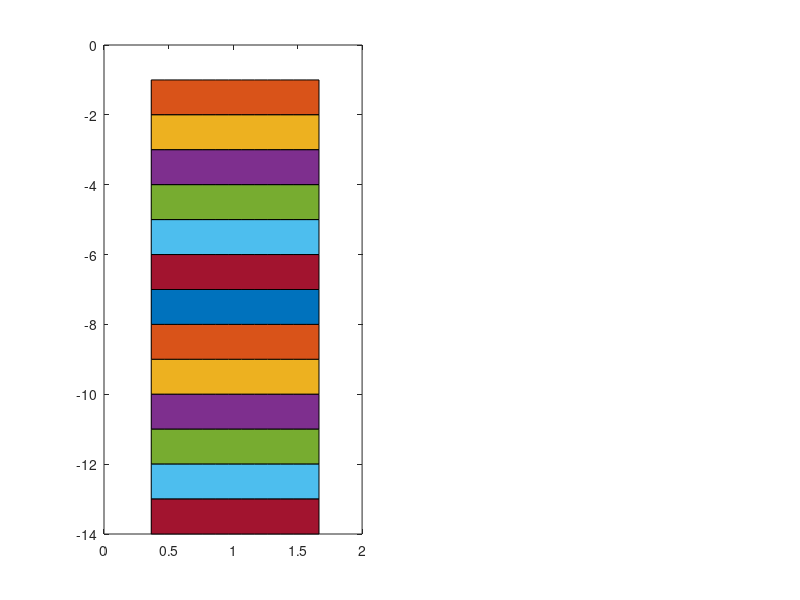

MATLAB code to generate this figure: (Note: this script raises an error after producing the figure.)
mu=0.8;

kd0=-1.8:.1:-1;
kp0=kd0;
kp0(:)=0.36602540378443865;

subplot(2,2,[1,3])
kpm=0.366:0.1:1.7;
kdm=zeros(length(kpm));
kdm(:)=-1;
H=area(kpm,kdm,-3);
set(H,'FaceColor',[0.85 0.85 0.85],'LineStyle','none','ShowBaseLine','off');
hold on
w=0.00001:.1:0.48;
H3=area(kpx(w,mu),kdx(w,mu),-3);
set(H3,'FaceColor',[1 1 1],'LineStyle','none','ShowBaseLine','off');
hold on
w=3.2:.1:10;
H3=area(kpx(w,mu),kdx(w,mu),-3);
set(H3,'FaceColor',[1 1 1],'LineStyle','none','ShowBaseLine','off');
hold on
w=0.00001:.001:10;
plot(kpx(w,mu),kdx(w,mu),'b','LineWidth',2)
hold on
plot(kp0,kd0,'r','LineWidth',2)
axis('square')
xlabel('$k_p(\omega)$','Interpreter','Latex','FontSize', 16)
ylabel('$k_\eta(\omega)$','Interpreter','Latex','FontSize', 16)
axis([-0.3 1.5 -1.8 -1]);
%axis([-0.8 0.5 -2 5]);

x = [.35 0.28];
y = [.5 0.5];
annotation('textarrow',x,y,'String','$CRB$','Interpreter','Latex','FontSize', 12)
x = [.2 0.24];
y = [.7 0.7];
annotation('textarrow',x,y,'String','$RRB$','Interpreter','Latex','FontSize', 12)

%pickup 4 points
 %[kp,kd] = ginput(6);
kp=[0.95 0.94  -0.01 0.27 0.44 0.40];
kd=[-1.27 -1.66 -1.36 -1.55 -1.69 -1.38];
hold on
plot(kp(1),kd(1),'kp','LineWidth',2)
text(kp(1)+0.03,kd(1)+0.03,'$\mathbf{k}_1$','Interpreter','Latex','Color','k','FontSize',14)
hold on
plot(kp(2),kd(2),'kp','LineWidth',2)
text(kp(2)+0.03,kd(2)+0.03,'$\mathbf{k}_2$','Interpreter','Latex','Color','k','FontSize',14)
hold on
plot(kp(3),kd(3),'kp','LineWidth',2)
text(kp(3)+0.03,kd(3)+0.03,'$\mathbf{k}_3$','Interpreter','Latex','Color','k','FontSize',14)
hold on
plot(kp(4),kd(4),'kp','LineWidth',2)
text(kp(4)+0.03,kd(4)+0.03,'$\mathbf{k}_4$','Interpreter','Latex','Color','k','FontSize',14)
hold on
plot(kp(5),kd(5),'kp','LineWidth',2)
text(kp(5)+0.03,kd(5)+0.03,'$\mathbf{k}_5$','Interpreter','Latex','Color','k','FontSize',14)
hold on
plot(kp(6),kd(6),'kp','LineWidth',2)
text(kp(6)+0.03,kd(6)+0.03,'$\mathbf{k}_6$','Interpreter','Latex','Color','k','FontSize',14)
txt = 'Stability Region';
text(-1,-5,txt,'FontSize',12)

subplot(2,2,2)
plot(kpx(w,mu),real(DSkp(w,mu,kpx(w,mu),kdx(w,mu))),'k--')
axis('square')
xlabel('$k_p(\omega)$','Interpreter','Latex','FontSize', 16)
ylabel('$\mathcal{S}_p$','Interpreter','Latex','FontSize', 16)
axis([0 1.5 -4 3]);
x = [.75 0.7];
y = [.4 0.4];
annotation('textarrow',x,y,'Color','red')


subplot(2,2,4)
plot(kdx(w,mu),real(DSkd(w,mu,kpx(w,mu),kdx(w,mu))),'k--')
axis('square')
xlabel('$k_\eta(\omega)$','Interpreter','Latex','FontSize', 16)
ylabel('$\mathcal{S}_\eta$','Interpreter','Latex','FontSize', 16)
axis([-2 -0.3 -33 3]);
x = [.67 0.7];
y = [.75 0.65];
annotation('textarrow',x,y,'Color','red')
x = [.7 0.68];
y = [.76 0.85];
annotation('textarrow',x,y,'Color','red')
x = [.67 0.65];
y = [.3 0.2];
annotation('textarrow',x,y,'Color','red')
text(-0.9,-2,'$\omega$','Interpreter','Latex','Color','red','FontSize',14)
text(-1.4,45,'$\omega$','Interpreter','Latex','Color','red','FontSize',14)
set(gcf,'color','w');



% 
t = 0:.1:50;
result1=euler_inversion(@(s) ((s^2+2*s+1+sqrt(2*s+3))*(kp(1)+kd(1)*s^mu)/((s^3+3*s^2+4*s-2+sqrt(s+1))+(kp(1)+kd(1)*s^mu)*(s^2+2*s+1+sqrt(2*s+3))))*(1/s), t);
result2=euler_inversion(@(s) ((s^2+2*s+1+sqrt(2*s+3))*(kp(2)+kd(2)*s^mu)/((s^3+3*s^2+4*s-2+sqrt(s+1))+(kp(2)+kd(2)*s^mu)*(s^2+2*s+1+sqrt(2*s+3))))*(1/s), t);
result3=euler_inversion(@(s) ((s^2+2*s+1+sqrt(2*s+3))*(kp(3)+kd(3)*s^mu)/((s^3+3*s^2+4*s-2+sqrt(s+1))+(kp(3)+kd(3)*s^mu)*(s^2+2*s+1+sqrt(2*s+3))))*(1/s), t);
result4=euler_inversion(@(s) ((s^2+2*s+1+sqrt(2*s+3))*(kp(4)+kd(4)*s^mu)/((s^3+3*s^2+4*s-2+sqrt(s+1))+(kp(4)+kd(4)*s^mu)*(s^2+2*s+1+sqrt(2*s+3))))*(1/s), t);
result5=euler_inversion(@(s) ((s^2+2*s+1+sqrt(2*s+3))*(kp(5)+kd(5)*s^mu)/((s^3+3*s^2+4*s-2+sqrt(s+1))+(kp(5)+kd(5)*s^mu)*(s^2+2*s+1+sqrt(2*s+3))))*(1/s), t);
result6=euler_inversion(@(s) ((s^2+2*s+1+sqrt(2*s+3))*(kp(6)+kd(6)*s^mu)/((s^3+3*s^2+4*s-2+sqrt(s+1))+(kp(6)+kd(6)*s^mu)*(s^2+2*s+1+sqrt(2*s+3))))*(1/s), t);
figure
subplot(3,2,1)
plot(t,result1,'b','LineWidth',2)
%axis([-0.5 -0.2 -10 50]);
%axis('square')
%xlabel('Time (sec.)','Interpreter','Latex','FontSize', 16)
ylabel('$y(t)$','Interpreter','Latex','FontSize', 12)
str = sprintf('${k}_1=(k_p,k_\\eta)=$ (%.2f,%.2f)',kp(1),kd(1));
title(str,'Interpreter','Latex','position',[17 2]);
axis([0 40 -3 2]);

subplot(3,2,2)
plot(t,result2,'b','LineWidth',2)
%axis('square')
%xlabel('Time (sec.)','Interpreter','Latex','FontSize', 16)
ylabel('$y(t)$','Interpreter','Latex','FontSize', 12)
str = sprintf('${k}_2=(k_p,k_\\eta)=$ (%.2f,%.2f)',kp(2),kd(2));
title(str,'Interpreter','Latex','position',[5 2]);
axis([0 10.2 -3e11 2e11]);

subplot(3,2,3)
plot(t,result3,'b','LineWidth',2)
%axis('square')
%xlabel('Time (sec.)','Interpreter','Latex','FontSize', 16)
ylabel('$y(t)$','Interpreter','Latex','FontSize', 12)
str = sprintf('${k}_3=(k_p,k_\\eta)=$ (%.2f,%.2f)',kp(3),kd(3));
title(str,'Interpreter','Latex','position',[8 1]);
axis([0 12 -1e11 1e5]);

subplot(3,2,4)
plot(t,result4,'b','LineWidth',2)
%axis('square')
%xlabel('Time (sec.)','Interpreter','Latex','FontSize', 16)
ylabel('$y(t)$','Interpreter','Latex','FontSize', 12)
str = sprintf('${k}_4=(k_p,k_\\eta)=$ (%.2f,%.2f)',kp(4),kd(4));
title(str,'Interpreter','Latex','position',[5 1]);
axis([0 8 -1e11 1e5]);

subplot(3,2,5)
plot(t,result5,'b','LineWidth',2)
%axis('square')
xlabel('Time (sec.)','Interpreter','Latex','FontSize', 16)
ylabel('$y(t)$','Interpreter','Latex','FontSize', 12)
str = sprintf('${k}_5=(k_p,k_\\eta)=$ (%.2f,%.2f)',kp(5),kd(5));
title(str,'Interpreter','Latex','position',[2.2 1]);
axis([0 3.5 -1e11 1e5]);

subplot(3,2,6)
plot(t,result6,'b','LineWidth',2)
%axis('square')
xlabel('Time (sec.)','Interpreter','Latex','FontSize', 14)
ylabel('$y(t)$','Interpreter','Latex','FontSize', 12)
str = sprintf('${k}_5=(k_p,k_\\eta)=$ (%.2f,%.2f)',kp(6),kd(6));
title(str,'Interpreter','Latex','position',[25 545]);
%axis([0 40 -1 500]);
set(gcf,'color','w');

function kpaux=kpx(w,mu)
kpaux=(-1).*csc((1/2).*mu.*pi).*(1+2.*w.^2+w.^4+(9+4.*w.^2).^(1/2)+2.*(9+4.* ...
  w.^2).^(1/4).*((1+(-1).*w.^2).*cos((1/2).*atan((2/3).*w))+2.*w.*sin(( ...
  1/2).*atan((2/3).*w)))).^(-1).*(((-2)+(-3).*w.^2+(1+w.^2).^(1/4).*cos(( ...
  1/2).*atan(w))).*(2.*w.*cos((1/2).*mu.*pi)+(-1).*((-1)+w.^2).*sin((1/2) ...
  .*mu.*pi)+(9+4.*w.^2).^(1/4).*sin((1/2).*(mu.*pi+atan((2/3).*w))))+(-1) ...
  .*((1+(-1).*w.^2).*cos((1/2).*mu.*pi)+(9+4.*w.^2).^(1/4).*cos((1/2).*( ...
  mu.*pi+atan((2/3).*w)))+(-2).*w.*sin((1/2).*mu.*pi)).*(4.*w+(-1).*w.^3+( ...
  1+w.^2).^(1/4).*sin((1/2).*atan(w))));
end
function kdaux=kdx(w,mu)
kdaux=(-1).*w.^((-1).*mu).*csc((1/2).*mu.*pi).*(1+2.*w.^2+w.^4+(9+4.*w.^2).^( ...
  1/2)+2.*(9+4.*w.^2).^(1/4).*((1+(-1).*w.^2).*cos((1/2).*atan((2/3).*w))+ ...
  2.*w.*sin((1/2).*atan((2/3).*w)))).^(-1).*(8.*w+w.^3+w.^5+(-1).*w.*((-4) ...
  +w.^2).*(9+4.*w.^2).^(1/4).*cos((1/2).*atan((2/3).*w))+(-2).*w.*(1+w.^2) ...
  .^(1/4).*cos((1/2).*atan(w))+2.*(9+4.*w.^2).^(1/4).*sin((1/2).*atan(( ...
  2/3).*w))+3.*w.^2.*(9+4.*w.^2).^(1/4).*sin((1/2).*atan((2/3).*w))+(-1).* ...
  (1+w.^2).^(1/4).*(9+4.*w.^2).^(1/4).*sin((1/2).*(atan((2/3).*w)+(-1).* ...
  atan(w)))+(1+w.^2).^(1/4).*sin((1/2).*atan(w))+(-1).*w.^2.*(1+w.^2).^( ...
  1/4).*sin((1/2).*atan(w)));
end
function dskpaux=DSkp(w,mu,kp,kd)
dskpaux=(4+(1/2).*(1+sqrt(-1).*w).^(-1/2)+kp.*(2+(3+(sqrt(-1)*2).*w).^(-1/2)+( ...
  sqrt(-1)*2).*w)+kd.*(2+mu.*(2+(sqrt(-1)*(-1)).*(1+(3+(sqrt(-1)*2).*w).^( ...
  1/2)).*w.^(-1)+sqrt(-1).*w)+(3+(sqrt(-1)*2).*w).^(-1/2)+(sqrt(-1)*2).*w) ...
  .*(sqrt(-1).*w).^mu+(sqrt(-1)*6).*w+(-3).*w.^2).^(-1).*((-1)+(-1).*(3+( ...
  sqrt(-1)*2).*w).^(1/2)+w.*((sqrt(-1)*(-2))+w));
end
function dskdaux=DSkd(w,mu,kp,kd)
dskdaux=(-1).*(sqrt(-1).*w).^mu.*(4+(1/2).*(1+sqrt(-1).*w).^(-1/2)+kp.*(2+(3+( ...
  sqrt(-1)*2).*w).^(-1/2)+(sqrt(-1)*2).*w)+kd.*(2+mu.*(2+(sqrt(-1)*(-1)).* ...
  (1+(3+(sqrt(-1)*2).*w).^(1/2)).*w.^(-1)+sqrt(-1).*w)+(3+(sqrt(-1)*2).*w) ...
  .^(-1/2)+(sqrt(-1)*2).*w).*(sqrt(-1).*w).^mu+(sqrt(-1)*6).*w+(-3).*w.^2) ...
  .^(-1).*(1+(3+(sqrt(-1)*2).*w).^(1/2)+(-1).*w.*((sqrt(-1)*(-2))+w));
end